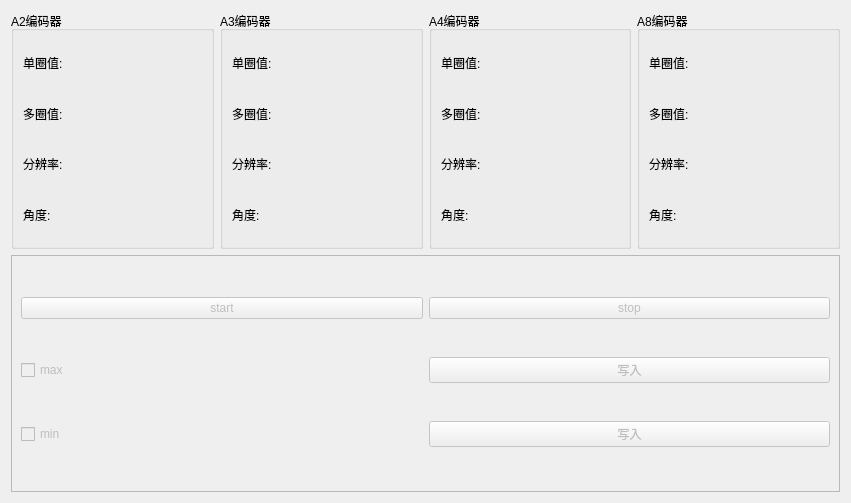
<?xml version="1.0" encoding="UTF-8"?>
<ui version="4.0">
 <class>multipleMotorTestForm</class>
 <widget class="QWidget" name="multipleMotorTestForm">
  <property name="geometry">
   <rect>
    <x>0</x>
    <y>0</y>
    <width>851</width>
    <height>503</height>
   </rect>
  </property>
  <property name="windowTitle">
   <string>Form</string>
  </property>
  <layout class="QGridLayout" name="gridLayout_2">
   <item row="0" column="0">
    <layout class="QHBoxLayout" name="horizontalLayout">
     <item>
      <widget class="QGroupBox" name="groupBox">
       <property name="title">
        <string>A2编码器</string>
       </property>
       <layout class="QGridLayout" name="gridLayout_3">
        <item row="0" column="0">
         <widget class="QLabel" name="label">
          <property name="text">
           <string>单圈值:</string>
          </property>
         </widget>
        </item>
        <item row="0" column="1">
         <widget class="QLabel" name="label_danquan_A2">
          <property name="text">
           <string/>
          </property>
         </widget>
        </item>
        <item row="1" column="0">
         <widget class="QLabel" name="label_2">
          <property name="text">
           <string>多圈值:</string>
          </property>
         </widget>
        </item>
        <item row="1" column="1">
         <widget class="QLabel" name="label_duoquan_A2">
          <property name="text">
           <string/>
          </property>
         </widget>
        </item>
        <item row="2" column="0">
         <widget class="QLabel" name="label_3">
          <property name="text">
           <string>分辨率:</string>
          </property>
         </widget>
        </item>
        <item row="2" column="1">
         <widget class="QLabel" name="label_fbl_A2">
          <property name="text">
           <string/>
          </property>
         </widget>
        </item>
        <item row="3" column="0">
         <widget class="QLabel" name="label_4">
          <property name="text">
           <string>角度:</string>
          </property>
         </widget>
        </item>
        <item row="3" column="1">
         <widget class="QLabel" name="label_angle_A2">
          <property name="text">
           <string/>
          </property>
         </widget>
        </item>
       </layout>
      </widget>
     </item>
     <item>
      <widget class="QGroupBox" name="groupBox_2">
       <property name="title">
        <string>A3编码器</string>
       </property>
       <layout class="QGridLayout" name="gridLayout_4">
        <item row="0" column="0">
         <widget class="QLabel" name="label_5">
          <property name="text">
           <string>单圈值:</string>
          </property>
         </widget>
        </item>
        <item row="0" column="1">
         <widget class="QLabel" name="label_danquan_A3">
          <property name="text">
           <string/>
          </property>
         </widget>
        </item>
        <item row="1" column="0">
         <widget class="QLabel" name="label_6">
          <property name="text">
           <string>多圈值:</string>
          </property>
         </widget>
        </item>
        <item row="1" column="1">
         <widget class="QLabel" name="label_duoquan_A3">
          <property name="text">
           <string/>
          </property>
         </widget>
        </item>
        <item row="2" column="0">
         <widget class="QLabel" name="label_7">
          <property name="text">
           <string>分辨率:</string>
          </property>
         </widget>
        </item>
        <item row="2" column="1">
         <widget class="QLabel" name="label_fbl_A3">
          <property name="text">
           <string/>
          </property>
         </widget>
        </item>
        <item row="3" column="0">
         <widget class="QLabel" name="label_8">
          <property name="text">
           <string>角度:</string>
          </property>
         </widget>
        </item>
        <item row="3" column="1">
         <widget class="QLabel" name="label_angle_A3">
          <property name="text">
           <string/>
          </property>
         </widget>
        </item>
       </layout>
      </widget>
     </item>
     <item>
      <widget class="QGroupBox" name="groupBox_3">
       <property name="title">
        <string>A4编码器</string>
       </property>
       <layout class="QGridLayout" name="gridLayout_5">
        <item row="0" column="0">
         <widget class="QLabel" name="label_9">
          <property name="text">
           <string>单圈值:</string>
          </property>
         </widget>
        </item>
        <item row="0" column="1">
         <widget class="QLabel" name="label_danquan_A4">
          <property name="text">
           <string/>
          </property>
         </widget>
        </item>
        <item row="1" column="0">
         <widget class="QLabel" name="label_10">
          <property name="text">
           <string>多圈值:</string>
          </property>
         </widget>
        </item>
        <item row="1" column="1">
         <widget class="QLabel" name="label_duoquan_A4">
          <property name="text">
           <string/>
          </property>
         </widget>
        </item>
        <item row="2" column="0">
         <widget class="QLabel" name="label_11">
          <property name="text">
           <string>分辨率:</string>
          </property>
         </widget>
        </item>
        <item row="2" column="1">
         <widget class="QLabel" name="label_fbl_A4">
          <property name="text">
           <string/>
          </property>
         </widget>
        </item>
        <item row="3" column="0">
         <widget class="QLabel" name="label_12">
          <property name="text">
           <string>角度:</string>
          </property>
         </widget>
        </item>
        <item row="3" column="1">
         <widget class="QLabel" name="label_angle_A4">
          <property name="text">
           <string/>
          </property>
         </widget>
        </item>
       </layout>
      </widget>
     </item>
     <item>
      <widget class="QGroupBox" name="groupBox_4">
       <property name="title">
        <string>A8编码器</string>
       </property>
       <layout class="QGridLayout" name="gridLayout_6">
        <item row="0" column="0">
         <widget class="QLabel" name="label_13">
          <property name="text">
           <string>单圈值:</string>
          </property>
         </widget>
        </item>
        <item row="0" column="1">
         <widget class="QLabel" name="label_danquan_A8">
          <property name="text">
           <string/>
          </property>
         </widget>
        </item>
        <item row="1" column="0">
         <widget class="QLabel" name="label_14">
          <property name="text">
           <string>多圈值:</string>
          </property>
         </widget>
        </item>
        <item row="1" column="1">
         <widget class="QLabel" name="label_duoquan_A8">
          <property name="text">
           <string/>
          </property>
         </widget>
        </item>
        <item row="2" column="0">
         <widget class="QLabel" name="label_15">
          <property name="text">
           <string>分辨率:</string>
          </property>
         </widget>
        </item>
        <item row="2" column="1">
         <widget class="QLabel" name="label_fbl_A8">
          <property name="text">
           <string/>
          </property>
         </widget>
        </item>
        <item row="3" column="0">
         <widget class="QLabel" name="label_16">
          <property name="text">
           <string>角度:</string>
          </property>
         </widget>
        </item>
        <item row="3" column="1">
         <widget class="QLabel" name="label_angle_A8">
          <property name="text">
           <string/>
          </property>
         </widget>
        </item>
       </layout>
      </widget>
     </item>
    </layout>
   </item>
   <item row="1" column="0">
    <widget class="QFrame" name="frame">
     <property name="enabled">
      <bool>false</bool>
     </property>
     <property name="frameShape">
      <enum>QFrame::StyledPanel</enum>
     </property>
     <property name="frameShadow">
      <enum>QFrame::Raised</enum>
     </property>
     <layout class="QGridLayout" name="gridLayout">
      <item row="0" column="1">
       <widget class="QPushButton" name="pushButton_stop">
        <property name="text">
         <string>stop</string>
        </property>
       </widget>
      </item>
      <item row="1" column="0">
       <widget class="QCheckBox" name="checkBox_max">
        <property name="text">
         <string>max</string>
        </property>
       </widget>
      </item>
      <item row="0" column="0">
       <widget class="QPushButton" name="pushButton_start">
        <property name="text">
         <string>start</string>
        </property>
       </widget>
      </item>
      <item row="1" column="1">
       <widget class="QPushButton" name="pushButton_writeConfig_max">
        <property name="text">
         <string>写入</string>
        </property>
       </widget>
      </item>
      <item row="2" column="0">
       <widget class="QCheckBox" name="checkBox_min">
        <property name="text">
         <string>min</string>
        </property>
       </widget>
      </item>
      <item row="2" column="1">
       <widget class="QPushButton" name="pushButton_writeConfig_min">
        <property name="text">
         <string>写入</string>
        </property>
       </widget>
      </item>
     </layout>
    </widget>
   </item>
  </layout>
 </widget>
 <resources/>
 <connections/>
</ui>
